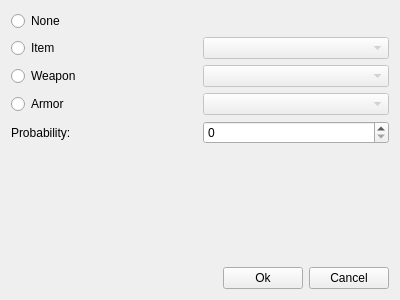
<?xml version="1.0" encoding="UTF-8"?>
<ui version="4.0">
 <class>TreasureDialog</class>
 <widget class="QWidget" name="TreasureDialog">
  <property name="windowModality">
   <enum>Qt::ApplicationModal</enum>
  </property>
  <property name="geometry">
   <rect>
    <x>0</x>
    <y>0</y>
    <width>400</width>
    <height>300</height>
   </rect>
  </property>
  <property name="windowTitle">
   <string>YaRXP - Treasure</string>
  </property>
  <layout class="QGridLayout" name="gridLayout_2">
   <item row="0" column="0">
    <layout class="QGridLayout" name="gridLayout">
     <item row="1" column="0">
      <widget class="QRadioButton" name="radio_item">
       <property name="text">
        <string>Item</string>
       </property>
      </widget>
     </item>
     <item row="3" column="1">
      <widget class="QComboBox" name="combo_armor">
       <property name="enabled">
        <bool>false</bool>
       </property>
      </widget>
     </item>
     <item row="0" column="0">
      <widget class="QRadioButton" name="radio_none">
       <property name="text">
        <string>None</string>
       </property>
      </widget>
     </item>
     <item row="2" column="0">
      <widget class="QRadioButton" name="radio_weapon">
       <property name="text">
        <string>Weapon</string>
       </property>
      </widget>
     </item>
     <item row="4" column="1">
      <widget class="QSpinBox" name="spin_probability">
       <property name="maximum">
        <number>100</number>
       </property>
      </widget>
     </item>
     <item row="4" column="0">
      <widget class="QLabel" name="label">
       <property name="text">
        <string>Probability:</string>
       </property>
      </widget>
     </item>
     <item row="2" column="1">
      <widget class="QComboBox" name="combo_weapon">
       <property name="enabled">
        <bool>false</bool>
       </property>
      </widget>
     </item>
     <item row="3" column="0">
      <widget class="QRadioButton" name="radio_armor">
       <property name="text">
        <string>Armor</string>
       </property>
      </widget>
     </item>
     <item row="1" column="1">
      <widget class="QComboBox" name="combo_item">
       <property name="enabled">
        <bool>false</bool>
       </property>
      </widget>
     </item>
     <item row="5" column="1">
      <spacer name="verticalSpacer">
       <property name="orientation">
        <enum>Qt::Vertical</enum>
       </property>
       <property name="sizeHint" stdset="0">
        <size>
         <width>20</width>
         <height>40</height>
        </size>
       </property>
      </spacer>
     </item>
    </layout>
   </item>
   <item row="1" column="0">
    <layout class="QHBoxLayout" name="horizontalLayout_2">
     <item>
      <spacer name="horizontalSpacer">
       <property name="orientation">
        <enum>Qt::Horizontal</enum>
       </property>
       <property name="sizeHint" stdset="0">
        <size>
         <width>40</width>
         <height>20</height>
        </size>
       </property>
      </spacer>
     </item>
     <item>
      <widget class="QPushButton" name="button_ok">
       <property name="text">
        <string>Ok</string>
       </property>
      </widget>
     </item>
     <item>
      <widget class="QPushButton" name="button_cancel">
       <property name="text">
        <string>Cancel</string>
       </property>
      </widget>
     </item>
    </layout>
   </item>
  </layout>
 </widget>
 <resources/>
 <connections>
  <connection>
   <sender>radio_item</sender>
   <signal>toggled(bool)</signal>
   <receiver>combo_item</receiver>
   <slot>setEnabled(bool)</slot>
   <hints>
    <hint type="sourcelabel">
     <x>72</x>
     <y>47</y>
    </hint>
    <hint type="destinationlabel">
     <x>245</x>
     <y>53</y>
    </hint>
   </hints>
  </connection>
  <connection>
   <sender>radio_weapon</sender>
   <signal>toggled(bool)</signal>
   <receiver>combo_weapon</receiver>
   <slot>setEnabled(bool)</slot>
   <hints>
    <hint type="sourcelabel">
     <x>62</x>
     <y>95</y>
    </hint>
    <hint type="destinationlabel">
     <x>228</x>
     <y>95</y>
    </hint>
   </hints>
  </connection>
  <connection>
   <sender>radio_armor</sender>
   <signal>toggled(bool)</signal>
   <receiver>combo_armor</receiver>
   <slot>setEnabled(bool)</slot>
   <hints>
    <hint type="sourcelabel">
     <x>91</x>
     <y>126</y>
    </hint>
    <hint type="destinationlabel">
     <x>258</x>
     <y>120</y>
    </hint>
   </hints>
  </connection>
 </connections>
</ui>
